Frame 1 (no input): blank canvas, image omitted
Frame 60 (no input): blank canvas, image omitted
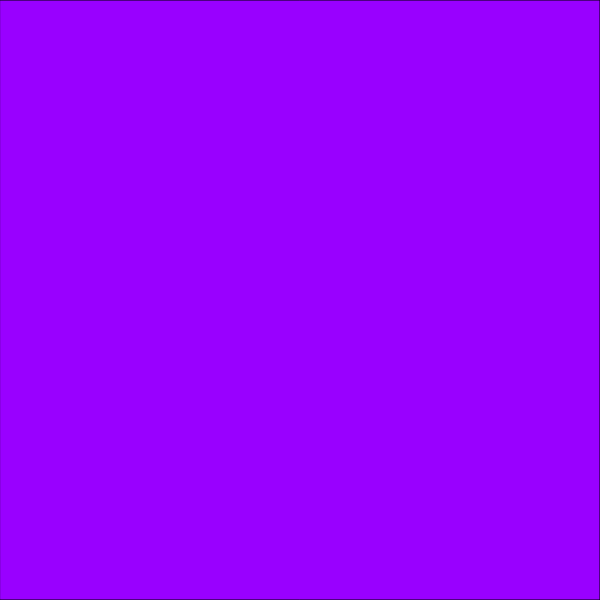
Frame 120 (the mouse pressed at the canvas centre since frame 60)

The p5.js sketch whose frames 1 and 60 were blank and that drew this single picture after the mouse press (run headless with seeded random() and noise() and a simulated clock; from frame 60 on, the mouse is pressed at the canvas centre):

// p5.js sketch
// ── sketch.js
function setup() {
    createCanvas(600, 600);
}

function draw() {
background(0);
rectMode(CENTER);
fill(153, 0, 255)
rect(width/2,height/2,(mouseX-width)*2, (mouseY-height)*2)




}
